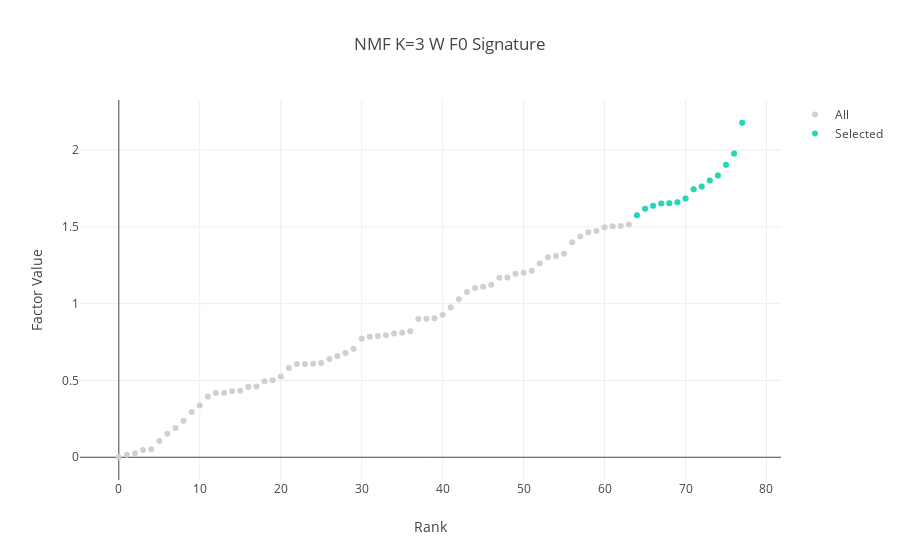
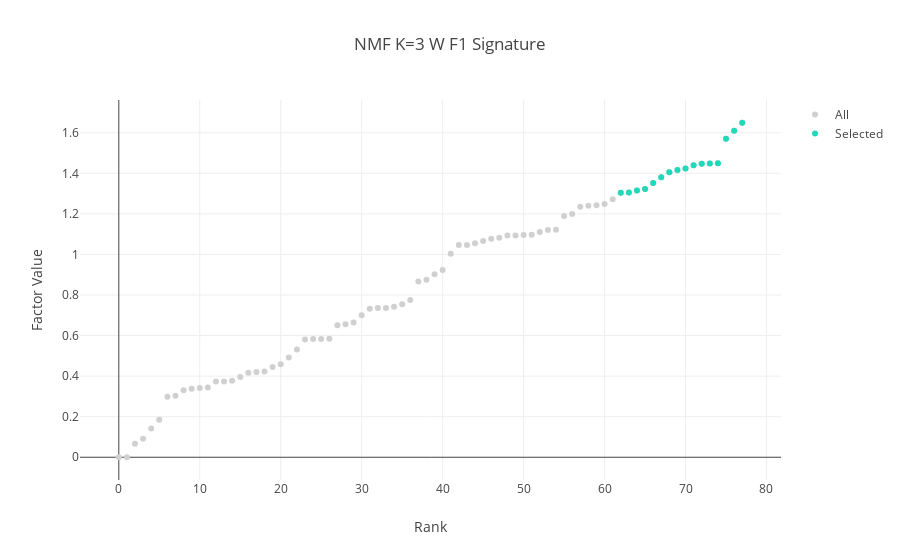
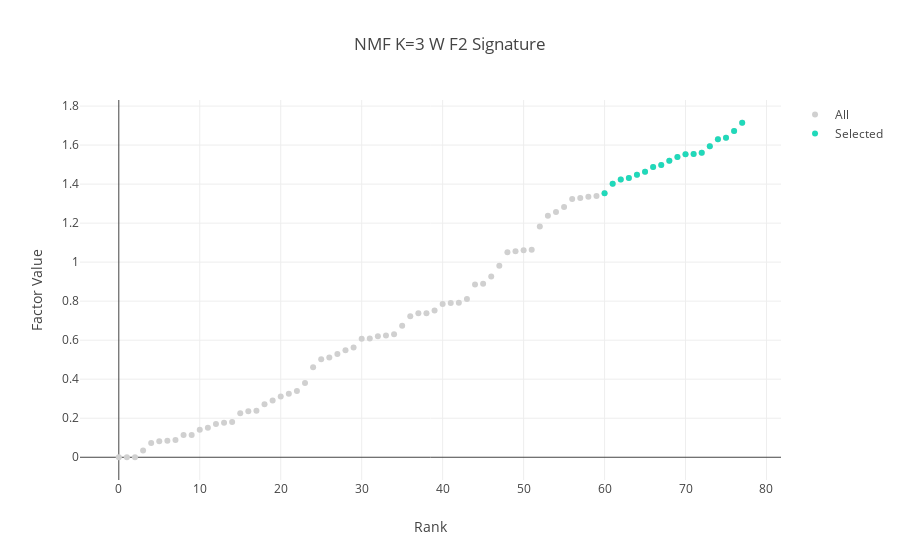

Here is the notebook cell these charts were saved with, in order:
### Code cell
w_signature = pd.DataFrame(index=w.index)

for factor_name, factor_values in w.items():

    w_signature.loc[
        ccal.select_series_indices(
            factor_values,
            ">",
            standard_deviation=1,
            title={
                "text":"NMF K={} W {} Signature".format(SETTING["nmf_k"], factor_name)
            },
            xaxis={"title":"Rank"},
            yaxis={"title":"Factor Value"},
        ),
        factor_name,
    ] = 1

w_signature.columns = pd.Index(
    ("{} Signature".format(factor_name) for factor_name in w_signature.columns),
    name="Signature",
)

### Figure 1 — Plotly figure (JSON) as saved in the notebook; plotly's stock layout.template omitted (floating-point values rounded to 4 significant figures)
{"data": [{"marker": {"color": "#d0d0d0"}, "mode": "markers", "name": "All", "text": ["RPS3", "GNB2L1", "UBA52", "RPS15A", "RPL10", "RPL18A", "RPL12", "RPS5", "RPL27A", "RPS17", "RPLP0", "RPL13A", "RPL30", "RPS9", "RPL28", "RPL7A", "RPS11", "RPL18", "RPL29", "RPS12", "RPL23A", "RPL13", "RPS8", "RPL4", "RPLP2", "RPS13", "RPS19", "RPL3", "RPL22", "RPL11", "FAU", "RPL10A", "RPS15", "RPL39", "RPS2", "RPS23", "RPL15", "RPS16", "RPL19", "RPL14", "RPS6", "RPL5", "RPS28", "RPL6", "RPL37", "RPL41", "RPL21", "RPS14", "RPS3A", "RPL36", "RPL32", "RPS10", "RPL7", "RPLP1", "RPL24", "RPS26", "RPL35A", "RPL17", "RPS27A", "RPL9", "RPS21", "RPSA", "RPL27", "RPL23", "RPS18", "RPS27", "RPS29", "RPS7", "RPS20", "RPS25", "RPL35", "RPL26", "RPL37A", "RPL38", "RPS24", "RPL36A", "RPL34", "RPL31"], "type": "scatter", "uid": "e43b3c31-2964-489f-b250-2c59775003a1", "x": [0, 1, 2, 3, 4, 5, 6, 7, 8, 9, 10, 11, 12, 13, 14, 15, 16, 17, 18, 19, 20, 21, 22, 23, 24, 25, 26, 27, 28, 29, 30, 31, 32, 33, 34, 35, 36, 37, 38, 39, 40, 41, 42, 43, 44, 45, 46, 47, 48, 49, 50, 51, 52, 53, 54, 55, 56, 57, 58, 59, 60, 61, 62, 63, 64, 65, 66, 67, 68, 69, 70, 71, 72, 73, 74, 75, 76, 77], "y": [0, 0.01614, 0.02649, 0.04797, 0.05143, 0.106, 0.1538, 0.19, 0.2369, 0.294, 0.3369, 0.3963, 0.4184, 0.4196, 0.429, 0.4327, 0.4569, 0.461, 0.4946, 0.5007, 0.5262, 0.5811, 0.6077, 0.6078, 0.6087, 0.614, 0.6399, 0.6585, 0.6784, 0.7066, 0.7722, 0.7853, 0.7898, 0.7941, 0.806, 0.8104, 0.821, 0.8995, 0.9018, 0.9043, 0.9275, 0.9754, 1.028, 1.076, 1.102, 1.111, 1.124, 1.168, 1.171, 1.195, 1.202, 1.215, 1.262, 1.302, 1.311, 1.326, 1.401, 1.437, 1.464, 1.474, 1.498, 1.505, 1.506, 1.515, 1.575, 1.618, 1.638, 1.652, 1.654, 1.66, 1.684, 1.745, 1.763, 1.801, 1.835, 1.904, 1.978, 2.178]}, {"marker": {"color": "#20d9ba"}, "mode": "markers", "name": "Selected", "text": ["RPS18", "RPS27", "RPS29", "RPS7", "RPS20", "RPS25", "RPL35", "RPL26", "RPL37A", "RPL38", "RPS24", "RPL36A", "RPL34", "RPL31"], "type": "scatter", "uid": "044fa5b3-02ee-4072-83b4-787955350176", "x": [64, 65, 66, 67, 68, 69, 70, 71, 72, 73, 74, 75, 76, 77], "y": [1.575, 1.618, 1.638, 1.652, 1.654, 1.66, 1.684, 1.745, 1.763, 1.801, 1.835, 1.904, 1.978, 2.178]}], "layout": {"title": {"text": "NMF K=3 W F0 Signature"}, "xaxis": {"title": {"text": "Rank"}}, "yaxis": {"title": {"text": "Factor Value"}}}}

### Figure 2 — Plotly figure (JSON) as saved in the notebook; plotly's stock layout.template omitted (floating-point values rounded to 4 significant figures)
{"data": [{"marker": {"color": "#d0d0d0"}, "mode": "markers", "name": "All", "text": ["RPL24", "RPL34", "RPS24", "RPL31", "RPL17", "RPL26", "RPL23", "RPL15", "RPS7", "RPL7", "RPS6", "RPL35", "RPL35A", "RPS27A", "RPL9", "RPS3A", "RPL21", "RPL36A", "RPS25", "RPL41", "RPL11", "RPL22", "RPS18", "RPL6", "RPS21", "RPL5", "RPS12", "RPL27", "RPS23", "RPL4", "RPL37", "RPL37A", "RPL36", "RPL38", "RPS27", "RPL3", "RPS11", "RPS10", "RPS13", "RPS8", "FAU", "RPS20", "RPSA", "RPS15A", "RPL32", "RPS17", "UBA52", "RPS26", "RPS29", "RPS15", "RPL14", "RPL39", "RPS28", "RPL23A", "RPL13A", "RPL30", "RPL10A", "RPL18", "RPS9", "RPL12", "RPS14", "RPS5", "RPL27A", "RPL13", "RPL7A", "RPLP1", "RPL19", "RPS16", "RPL29", "GNB2L1", "RPS19", "RPLP0", "RPL28", "RPLP2", "RPL18A", "RPS3", "RPL10", "RPS2"], "type": "scatter", "uid": "91b6cb47-d9a7-47e9-bd57-02de58f4c5f0", "x": [0, 1, 2, 3, 4, 5, 6, 7, 8, 9, 10, 11, 12, 13, 14, 15, 16, 17, 18, 19, 20, 21, 22, 23, 24, 25, 26, 27, 28, 29, 30, 31, 32, 33, 34, 35, 36, 37, 38, 39, 40, 41, 42, 43, 44, 45, 46, 47, 48, 49, 50, 51, 52, 53, 54, 55, 56, 57, 58, 59, 60, 61, 62, 63, 64, 65, 66, 67, 68, 69, 70, 71, 72, 73, 74, 75, 76, 77], "y": [0, 0, 0.06696, 0.09183, 0.1421, 0.1848, 0.298, 0.3027, 0.3302, 0.3379, 0.3409, 0.3433, 0.3734, 0.374, 0.3774, 0.396, 0.4164, 0.42, 0.4222, 0.4456, 0.4583, 0.4924, 0.5309, 0.5802, 0.5825, 0.5833, 0.5845, 0.6509, 0.6552, 0.6646, 0.7007, 0.7323, 0.7362, 0.7365, 0.7423, 0.7545, 0.7747, 0.8671, 0.8758, 0.9027, 0.9231, 1.004, 1.047, 1.047, 1.055, 1.066, 1.078, 1.083, 1.093, 1.094, 1.096, 1.097, 1.111, 1.121, 1.122, 1.189, 1.199, 1.235, 1.24, 1.243, 1.249, 1.273, 1.304, 1.305, 1.315, 1.323, 1.353, 1.381, 1.405, 1.416, 1.423, 1.44, 1.447, 1.448, 1.45, 1.571, 1.61, 1.649]}, {"marker": {"color": "#20d9ba"}, "mode": "markers", "name": "Selected", "text": ["RPL27A", "RPL13", "RPL7A", "RPLP1", "RPL19", "RPS16", "RPL29", "GNB2L1", "RPS19", "RPLP0", "RPL28", "RPLP2", "RPL18A", "RPS3", "RPL10", "RPS2"], "type": "scatter", "uid": "a06e6af0-54fa-4dff-98c1-0fb7b89f3819", "x": [62, 63, 64, 65, 66, 67, 68, 69, 70, 71, 72, 73, 74, 75, 76, 77], "y": [1.304, 1.305, 1.315, 1.323, 1.353, 1.381, 1.405, 1.416, 1.423, 1.44, 1.447, 1.448, 1.45, 1.571, 1.61, 1.649]}], "layout": {"title": {"text": "NMF K=3 W F1 Signature"}, "xaxis": {"title": {"text": "Rank"}}, "yaxis": {"title": {"text": "Factor Value"}}}}

### Figure 3 — Plotly figure (JSON) as saved in the notebook; plotly's stock layout.template omitted (floating-point values rounded to 4 significant figures)
{"data": [{"marker": {"color": "#d0d0d0"}, "mode": "markers", "name": "All", "text": ["RPSA", "RPL19", "RPS12", "RPS2", "RPL32", "RPLP1", "RPS14", "RPL28", "RPS20", "UBA52", "RPS9", "RPLP2", "RPL29", "RPL39", "RPS27", "RPS28", "RPS19", "RPL23A", "RPS10", "RPS11", "RPL38", "RPL36", "RPS17", "FAU", "RPL35", "RPLP0", "RPL10", "RPL41", "RPS5", "RPS16", "RPS6", "RPS15A", "RPL12", "RPL30", "RPL27", "RPS18", "RPS29", "RPL27A", "RPL18A", "RPS26", "RPS3", "RPL31", "RPL13", "RPL18", "RPS15", "RPL37A", "RPS25", "RPL7A", "RPL21", "GNB2L1", "RPL37", "RPS13", "RPL35A", "RPL36A", "RPS21", "RPL15", "RPS27A", "RPL13A", "RPS23", "RPL4", "RPL23", "RPL26", "RPL34", "RPS24", "RPL24", "RPL9", "RPL10A", "RPS8", "RPS3A", "RPL5", "RPL11", "RPL22", "RPL6", "RPL14", "RPL7", "RPS7", "RPL3", "RPL17"], "type": "scatter", "uid": "afbe99b4-1042-4593-a4e9-e87cc654ac0f", "x": [0, 1, 2, 3, 4, 5, 6, 7, 8, 9, 10, 11, 12, 13, 14, 15, 16, 17, 18, 19, 20, 21, 22, 23, 24, 25, 26, 27, 28, 29, 30, 31, 32, 33, 34, 35, 36, 37, 38, 39, 40, 41, 42, 43, 44, 45, 46, 47, 48, 49, 50, 51, 52, 53, 54, 55, 56, 57, 58, 59, 60, 61, 62, 63, 64, 65, 66, 67, 68, 69, 70, 71, 72, 73, 74, 75, 76, 77], "y": [0, 0, 0, 0.03482, 0.07338, 0.08216, 0.08404, 0.08891, 0.1138, 0.1139, 0.1403, 0.1511, 0.1702, 0.1772, 0.1811, 0.2257, 0.2351, 0.2389, 0.2714, 0.2903, 0.3111, 0.325, 0.3398, 0.3804, 0.4618, 0.5027, 0.5119, 0.5287, 0.549, 0.562, 0.6073, 0.6085, 0.6205, 0.6246, 0.6308, 0.6742, 0.7228, 0.7379, 0.738, 0.7521, 0.7859, 0.7904, 0.7914, 0.8109, 0.885, 0.8895, 0.9266, 0.9814, 1.051, 1.056, 1.061, 1.063, 1.183, 1.238, 1.257, 1.283, 1.324, 1.328, 1.335, 1.339, 1.353, 1.402, 1.424, 1.431, 1.448, 1.463, 1.488, 1.497, 1.52, 1.539, 1.553, 1.554, 1.561, 1.594, 1.63, 1.637, 1.672, 1.715]}, {"marker": {"color": "#20d9ba"}, "mode": "markers", "name": "Selected", "text": ["RPL23", "RPL26", "RPL34", "RPS24", "RPL24", "RPL9", "RPL10A", "RPS8", "RPS3A", "RPL5", "RPL11", "RPL22", "RPL6", "RPL14", "RPL7", "RPS7", "RPL3", "RPL17"], "type": "scatter", "uid": "db360c2b-b26c-4d78-9077-ee6cc6a8c775", "x": [60, 61, 62, 63, 64, 65, 66, 67, 68, 69, 70, 71, 72, 73, 74, 75, 76, 77], "y": [1.353, 1.402, 1.424, 1.431, 1.448, 1.463, 1.488, 1.497, 1.52, 1.539, 1.553, 1.554, 1.561, 1.594, 1.63, 1.637, 1.672, 1.715]}], "layout": {"title": {"text": "NMF K=3 W F2 Signature"}, "xaxis": {"title": {"text": "Rank"}}, "yaxis": {"title": {"text": "Factor Value"}}}}
